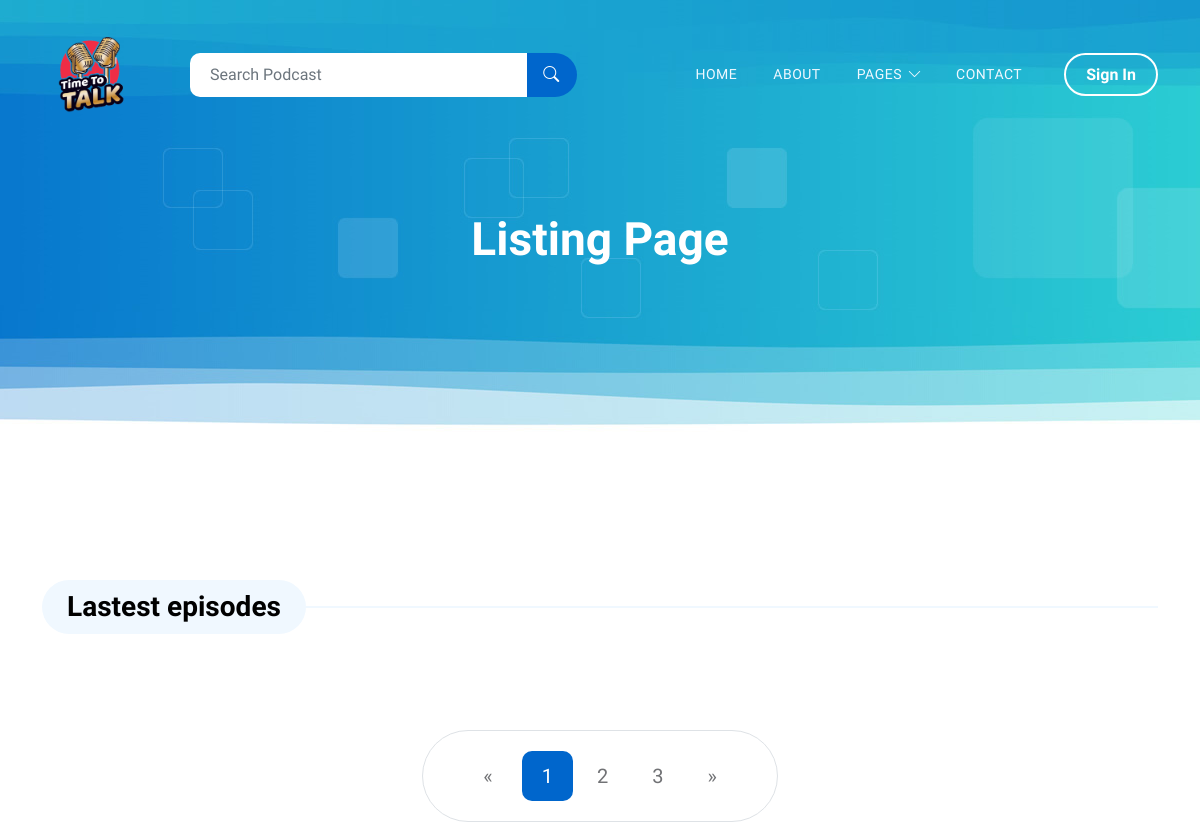
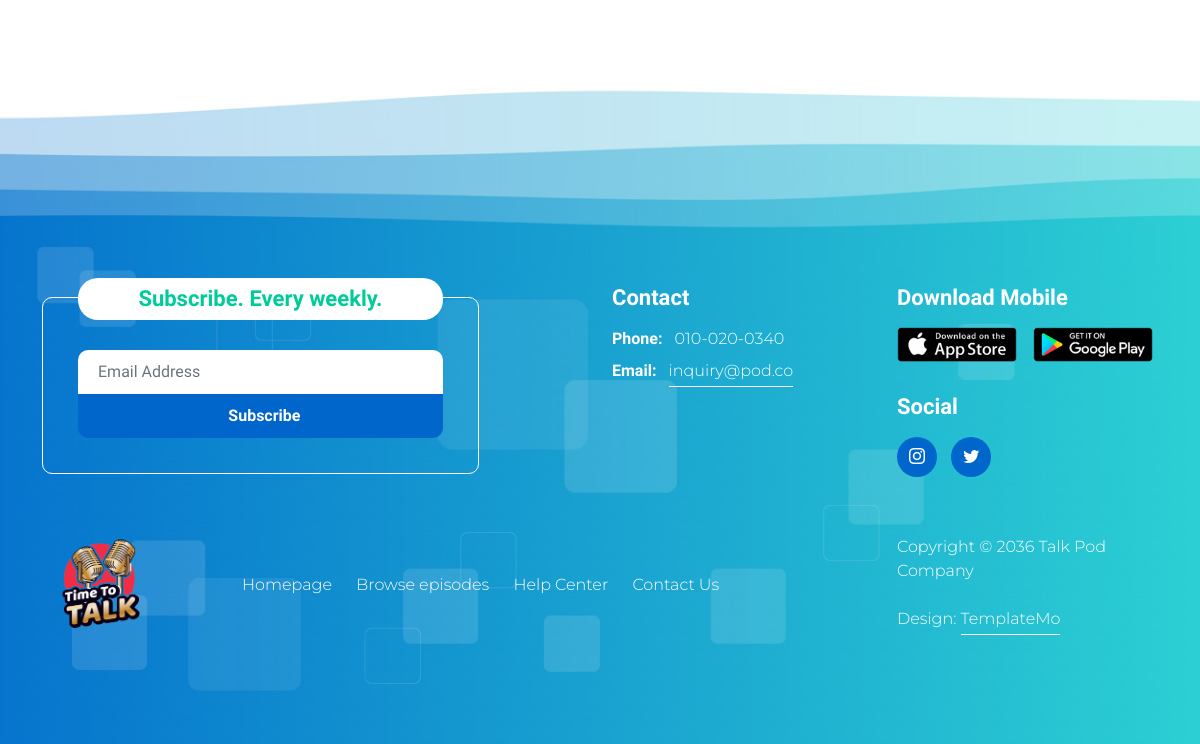
Page /all_genre/ on the earlier database version (2 pictures, top to bottom).
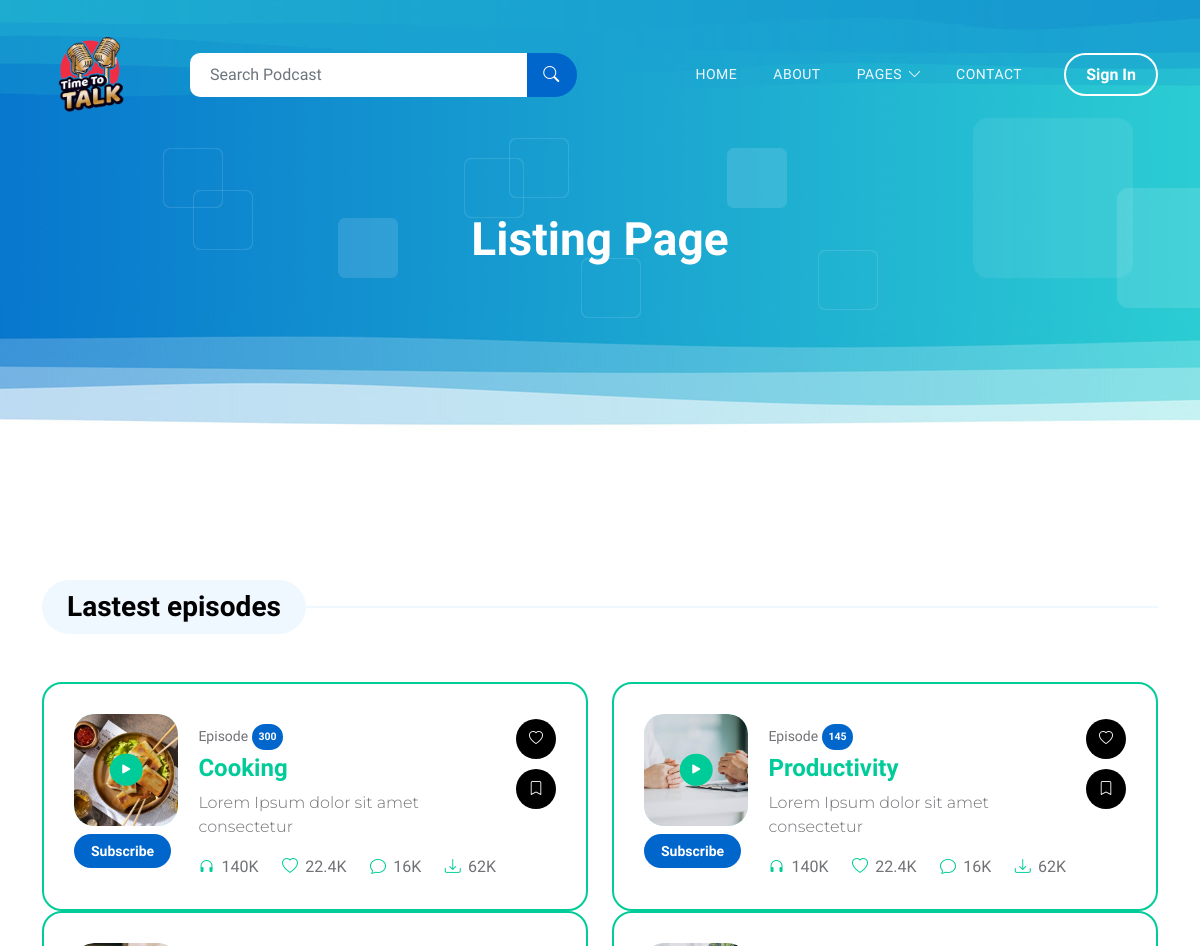
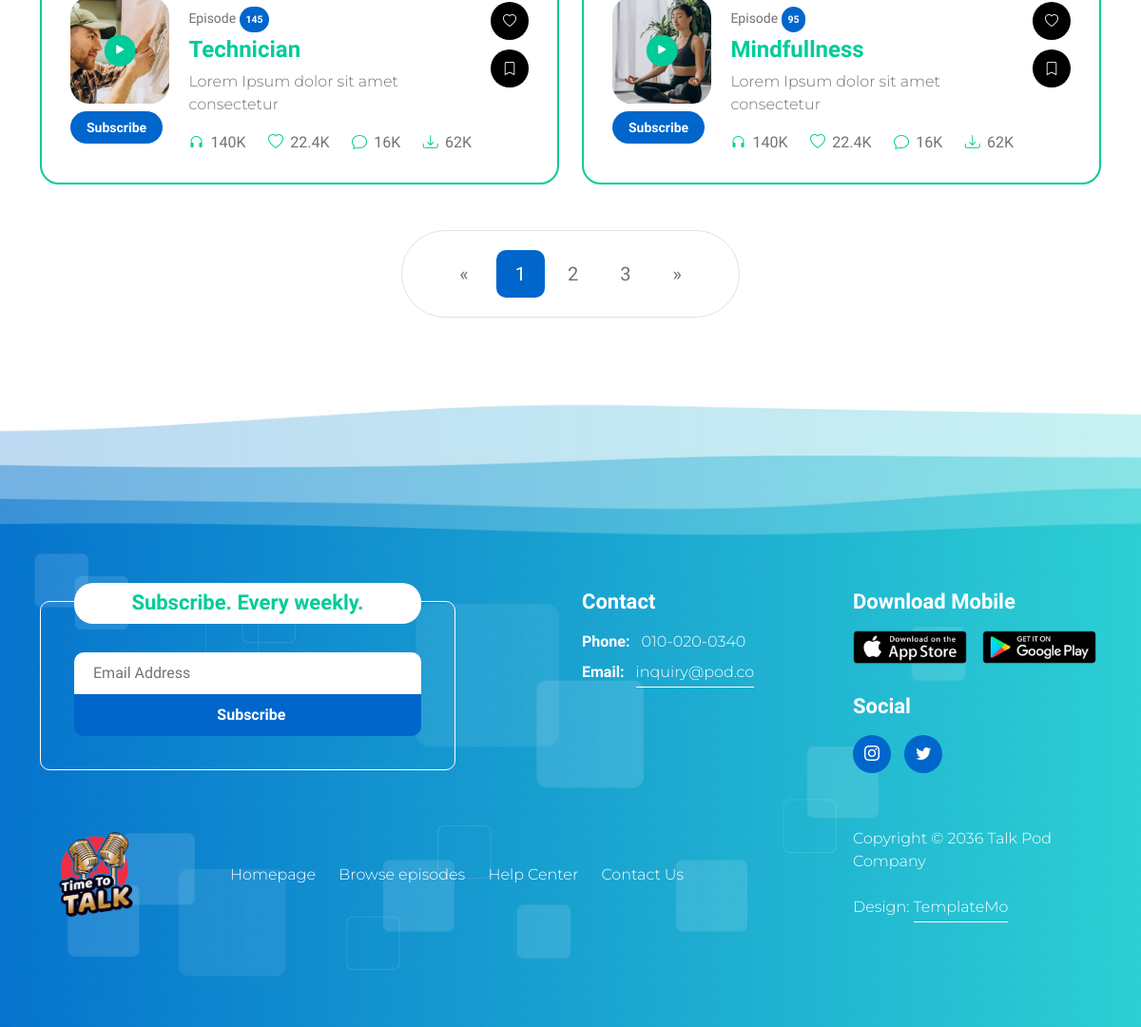
Same page on the later database version (2 pictures, top to bottom).
### pages/models.py (models this page shows, shortened)
class HomeGenre(models.Model):
    topic = models.CharField('HomeGenre topic', max_length=20)
    img = models.ImageField('HomeGenre image', upload_to='media')
    i_count = models.CharField('HomeGenre i_count', max_length=25)
    ''' Надпись сверху листинг страницы '''
    story = models.TextField('HomeGenre story')
    slug = models.SlugField('HomeGenre link', unique=True, blank=True)

### pages/views.py (the view)
# urls.py: path('all_genre/', views.all_genre, name='all_genre'),
def all_genre(request):
    all_genre_list=HomeGenre.objects.all()
    return render(request, 'pages/all_genre.html', context={'all_genre_list':all_genre_list})

### pages/templates/pages/all_genre.html (shortened to what this page needs)
{% extends 'pages/base.html' %}
{% block body %}
            <header class="site-header d-flex flex-column justify-content-center align-items-center">
                <div class="container">
                    <div class="row">
                        <div class="col-lg-12 col-12 text-center">
                            <h2 class="mb-0">Listing Page</h2>
                        </div>
                    </div>
                </div>
            </header>
            <section class="latest-podcast-section section-padding" id="section_2">
                <div class="container">
                    <div class="row justify-content-center">
                        <div class="col-lg-12 col-12">
                            <div class="section-title-wrap mb-5">
                                <h4 class="section-title">Lastest episodes</h4>
                            </div>
                        </div>
                        {% for i in all_genre_list %}
                        <div class="col-lg-6 col-12">
                            <div class="custom-block d-flex">
                                <div class="">
                                    <div class="custom-block-icon-wrap">
                                        <a href="detail-page.html" class="custom-block-image-wrap">
                                            <a href="#" class="custom-block-icon">
                                                <i class="bi-play-fill"></i>
                                            </a>
                                        </a>
                                    </div>
                                    <div class="mt-2">
                                        <a href="#" class="btn custom-btn">
                                            Subscribe
                                        </a>
                                    </div>
                                </div>
                                <div class="custom-block-info">
                                    <div class="custom-block-top d-flex mb-1">
                                        <small>Episode <span class="badge">{{ i.i_count }}</span></small>
                                    </div>
                                    <h5 class="mb-2">
                                        <a href="detail-page.html">
                                            {{ i.topic }}
                                        </a>
                                    </h5>
                                    <p class="mb-0"> {{ i.story }} </p>
                                    <div class="custom-block-bottom d-flex justify-content-between mt-3">
                                        <a href="#" class="bi-headphones me-1">
                                            <span>140k</span>
                                        </a>
                                        <a href="#" class="bi-heart me-1">
                                            <span>22.4k</span>
                                        </a>
                                        <a href="#" class="bi-chat me-1">
                                            <span>16k</span>
                                        </a>
                                        <a href="#" class="bi-download">
                                            <span>62k</span>
                                        </a>
                                    </div>
                                </div>
                                <div class="d-flex flex-column ms-auto">
                                    <a href="#" class="badge ms-auto">
                                        <i class="bi-heart"></i>
                                    </a>
                                    <a href="#" class="badge ms-auto">
                                        <i class="bi-bookmark"></i>
                                    </a>
                                </div>
                            </div>
                        </div>
                        {% endfor %}
                        <div class="col-lg-4 col-12 mx-auto">
                            <nav aria-label="Page navigation example">
                                <ul class="pagination pagination-lg justify-content-center mt-5">
                                    <li class="page-item">
                                        <a class="page-link" href="#" aria-label="Previous">
                                            <span aria-hidden="true">&laquo;</span>
                                        </a>
                                    </li>
                                    <li class="page-item active"><a class="page-link" href="#">1</a></li>
                                    <li class="page-item"><a class="page-link" href="#">2</a></li>
                                    <li class="page-item"><a class="page-link" href="#">3</a></li>
                                    <li class="page-item">
                                        <a class="page-link" href="#" aria-label="Next">
                                            <span aria-hidden="true">&raquo;</span>
                                        </a>
                                    </li>
                                </ul>
                            </nav>
                        </div>
                    </div>
                </div>
            </section>
{% endblock %}

### pages/templates/pages/base.html (shortened to what this page needs)
{% load static %}
<!DOCTYPE HTML>
<html lang="en">
    <head>
        <link rel="stylesheet" href="{% static 'css/bootstrap.min.css' %}">
        <link rel="stylesheet" href="{% static 'css/bootstrap-icons.css' %}">
        <link rel="stylesheet" href="{% static 'css/owl.carousel.min.css' %}">
        <link rel="stylesheet" href="{% static 'css/owl.theme.default.min.css' %}">
        <link href="{% static 'css/templatemo-pod-talk.css' %}" rel="stylesheet">
    </head>
    <header>
        <main>
            <nav class="navbar navbar-expand-lg">
                <div class="container">
                    <a class="navbar-brand me-lg-5 me-0" href="{% url 'index' %}">
                        <img src="../../static/images/pod-talk-logo.png" class="logo-image img-fluid" alt="templatemo pod talk">
                    </a>
                    <form action="#" method="get" class="custom-form search-form flex-fill me-3" role="search">
                        <div class="input-group input-group-lg">
                            <input name="search" type="search" class="form-control" id="search" placeholder="Search Podcast" aria-label="Search">
                            <button type="submit" class="form-control" id="submit">
                                <i class="bi-search"></i>
                            </button>
                        </div>
                    </form>
                    <div class="collapse navbar-collapse" id="navbarNav">
                        <ul class="navbar-nav ms-lg-auto">
                            <li class="nav-item">
                                <a class="nav-link " href="{% url 'index' %}">Home</a>
                            </li>
                            <li class="nav-item">
                                <a class="nav-link" href="{% url 'about' %}">About</a>
                            </li>
                            <li class="nav-item dropdown">
                                <a class="nav-link dropdown-toggle" href="#" id="navbarLightDropdownMenuLink" role="button" data-bs-toggle="dropdown" aria-expanded="false">Pages</a>
                            </li>
                            <li class="nav-item">
                                <a class="nav-link" href="{% url 'contact' %}">Contact</a>
                            </li>
                        </ul>
                        <div class="ms-4">
                            <a href="#section_2" class="btn custom-btn custom-border-btn smoothscroll">Sign In</a>
                        </div>
                    </div>
                </div>
            </nav>
    </header>
        <body>
            {% block body%}{% endblock %}
        </body>
            <footer class="site-footer">
                <div class="container">
                    <div class="row">
                        <div class="col-lg-6 col-12 mb-5 mb-lg-0">
                            <div class="subscribe-form-wrap">
                                <h6>Subscribe. Every weekly.</h6>
                                <form class="custom-form subscribe-form" action="#" method="get" role="form">
                                    <input type="email" name="subscribe-email" id="subscribe-email" pattern="[^ @]*@[^ @]*" class="form-control" placeholder="Email Address" required="">
                                    <div class="col-lg-12 col-12">
                                        <button type="submit" class="form-control" id="submit">Subscribe</button>
                                    </div>
                                </form>
                            </div>
                        </div>
                        <div class="col-lg-3 col-md-6 col-12 mb-4 mb-md-0 mb-lg-0">
                            <h6 class="site-footer-title mb-3">Contact</h6>
                            <p class="mb-2"><strong class="d-inline me-2">Phone:</strong> 010-020-0340</p>
                            <p>
                                <strong class="d-inline me-2">Email:</strong>
                                <a href="#">inquiry@pod.co</a>
                            </p>
                        </div>
                        <div class="col-lg-3 col-md-6 col-12">
                            <h6 class="site-footer-title mb-3">Download Mobile</h6>
                            <div class="site-footer-thumb mb-4 pb-2">
                                <div class="d-flex flex-wrap">
                                    <a href="#">
                                        <img src="../../static/images/app-store.png" class="me-3 mb-2 mb-lg-0 img-fluid" alt="">
                                    </a>
                                    <a href="#">
                                        <img src="../../static/images/play-store.png" class="img-fluid" alt="">
                                    </a>
                                </div>
                            </div>
                            <h6 class="site-footer-title mb-3">Social</h6>
                            <ul class="social-icon">
                                <li class="social-icon-item">
                                    <a href="https://instagram.com/" class="social-icon-link bi-instagram"></a>
                                </li>
                                <li class="social-icon-item">
                                    <a href="https://twitter.com/" class="social-icon-link bi-twitter"></a>
                                </li>
                            </ul>
                        </div>
                    </div>
                </div>
                <div class="container pt-5">
                    <div class="row align-items-center">
                        <div class="col-lg-2 col-md-3 col-12">
                            <a class="navbar-brand" href="{% url 'index' %}">
                                <img src="../../static/images/pod-talk-logo.png" class="logo-image img-fluid" alt="templatemo pod talk">
                            </a>
                        </div>
                        <div class="col-lg-7 col-md-9 col-12">
                            <ul class="site-footer-links">
                                <li class="site-footer-link-item">
                                    <a href="{% url 'index' %}" class="site-footer-link">Homepage</a>
                                </li>
                                <li class="site-footer-link-item">
                                    <a href=" {% url 'all_genre' %}" class="site-footer-link">Browse episodes</a>
                                </li>
                                <li class="site-footer-link-item">
                                    <a href="#" class="site-footer-link">Help Center</a>
                                </li>
                                <li class="site-footer-link-item">
                                    <a href="{% url 'contact' %}" class="site-footer-link">Contact Us</a>
                                </li>
                            </ul>
                        </div>
                        <div class="col-lg-3 col-12">
                            <p class="copyright-text mb-0">Copyright © 2036 Talk Pod Company
                            <br><br>
                            Design: <a rel="nofollow" href="https://templatemo.com/page/1" target="_parent">TemplateMo</a></p>
                        </div>
                    </div>
                </div>
        </footer>
    </html>

Differences in the rows shown:
added HomeGenre: i_count "300", topic "Cooking", story "Lorem Ipsum dolor sit amet consectetur"
added HomeGenre: i_count "145", topic "Productivity", story "Lorem Ipsum dolor sit amet consectetur"
added HomeGenre: i_count "145", topic "Technician", story "Lorem Ipsum dolor sit amet consectetur"
added HomeGenre: i_count "95", topic "Mindfullness", story "Lorem Ipsum dolor sit amet consectetur"
